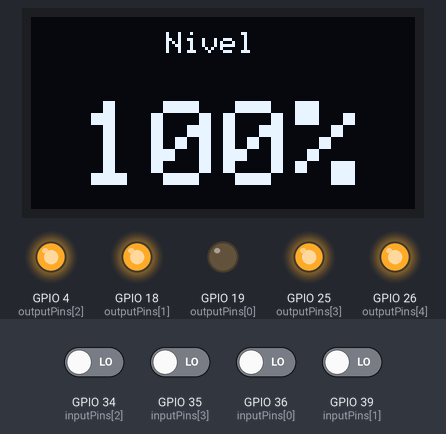
Simulated run of this program. Board: ESP32. Parts: 128×64 one-colour display, output pins drawn as LEDs (lit = HIGH). The test bench sets the inputs (shaded band); at power-on: GPIO 34 (inputPins[2]), GPIO 35 (inputPins[3]), GPIO 36 (inputPins[0]), GPIO 39 (inputPins[1]) LOW. What the program prints to the serial monitor is not drawn.

Above: at 7.2 s.
7.3 s: GPIO 35 (inputPins[3]) driven HIGH
At 8.5 s:
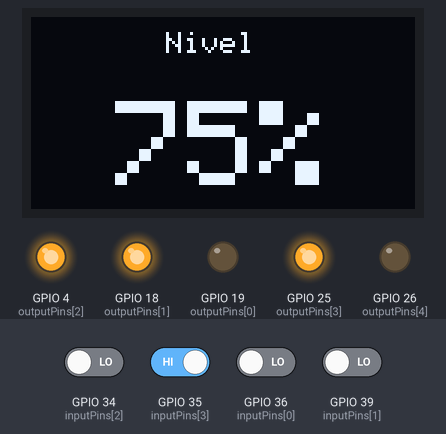
8.8 s: GPIO 36 (inputPins[0]) driven HIGH
At 9.4 s:
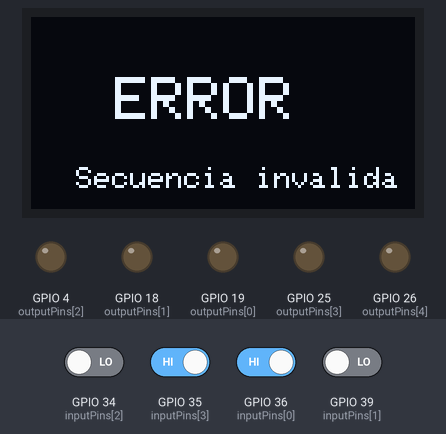
10.3 s: GPIO 36 (inputPins[0]) driven LOW
At 11.5 s:
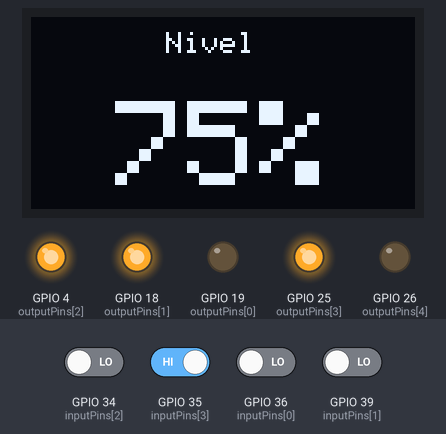
11.8 s: GPIO 34 (inputPins[2]) driven HIGH
At 12.4 s:
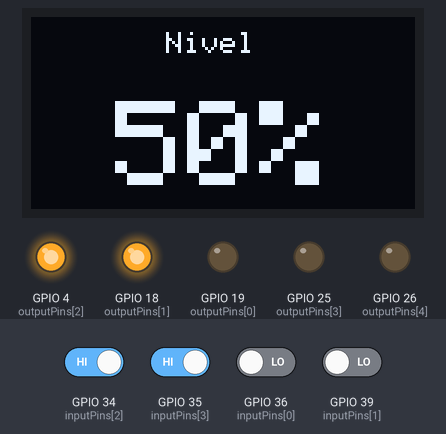
13.4 s: GPIO 39 (inputPins[1]) driven HIGH
At 14.5 s:
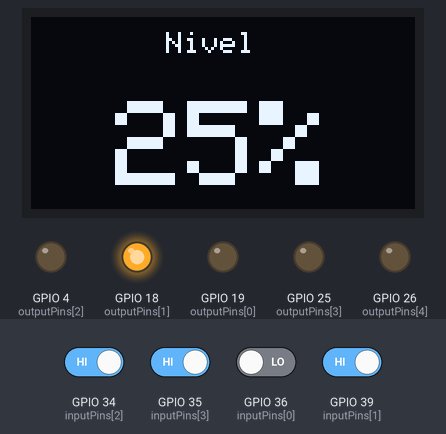
14.9 s: GPIO 36 (inputPins[0]) driven HIGH
At 15.5 s:
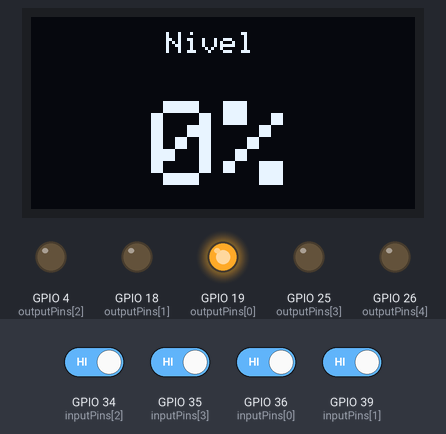
Timing chart, 0 to 17.4 s (numbered marks = the images above; inputs shaded):
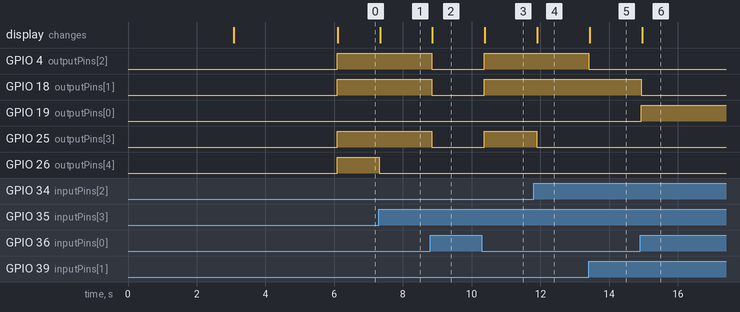

Measured:
- after the input at 7.3 s, GPIO 26 (outputPins[4]): HIGH → LOW at once; the display: changes at once (image 1)
- after the input at 8.8 s, GPIO 4 (outputPins[2]), GPIO 18 (outputPins[1]), GPIO 25 (outputPins[3]): HIGH → LOW at once; the display: changes after 0.06 s (image 2)
- after the input at 10.3 s, GPIO 4 (outputPins[2]), GPIO 18 (outputPins[1]), GPIO 25 (outputPins[3]): LOW → HIGH after 0.06 s; the display: changes after 0.09 s (image 3)
- after the input at 11.8 s, GPIO 25 (outputPins[3]): HIGH → LOW after 0.09 s; the display: changes after 0.11 s (image 4)
- after the input at 13.4 s, GPIO 4 (outputPins[2]): HIGH → LOW at once; the display: changes at once (image 5)
- after the input at 14.9 s, GPIO 18 (outputPins[1]): HIGH → LOW at once; GPIO 19 (outputPins[0]): LOW → HIGH at once; the display: changes after 0.07 s (image 6)

The program:

main.cpp
```cpp
#include <Arduino.h>
#include <Wire.h>
#include <Adafruit_GFX.h>
#include <Adafruit_SSD1306.h>
#include "image.h"

#define SCREEN_WIDTH 128
#define SCREEN_HEIGHT 64
#define OLED_RESET -1

Adafruit_SSD1306 display(SCREEN_WIDTH, SCREEN_HEIGHT, &Wire, OLED_RESET);

#define NUM_OUTPUTS 5
#define NUM_INPUTS 4

uint8_t outputPins[NUM_OUTPUTS] = {19, 18, 4, 25, 26};
uint8_t inputPins[NUM_INPUTS] = {36, 39, 34, 35};

uint8_t inputState[NUM_INPUTS];

typedef enum
{
  ALL_LOW,
  LEVEL_1,
  LEVEL_2,
  LEVEL_3,
  LEVEL_4,
  ERROR_STATE
} comparison_result_t;

comparison_result_t lastResult = ERROR_STATE;

void configurePins()
{
  for (int i = 0; i < NUM_INPUTS; i++)
  {
    pinMode(inputPins[i], INPUT); // si son 34–39
  }

  for (int i = 0; i < NUM_OUTPUTS; i++)
  {
    pinMode(outputPins[i], OUTPUT);
    digitalWrite(outputPins[i], LOW);
  }
}

void readInputs()
{
  for (int i = 0; i < NUM_INPUTS; i++)
  {
    inputState[i] = digitalRead(inputPins[i]);
  }
}

comparison_result_t compareInputs()
{
  bool s0 = (inputState[0] == LOW);
  bool s1 = (inputState[1] == LOW);
  bool s2 = (inputState[2] == LOW);
  bool s3 = (inputState[3] == LOW);

  if (!s0 && !s1 && !s2 && !s3)
    return ALL_LOW;

  if (s0 && !s1 && !s2 && !s3)
    return LEVEL_1;

  if (s0 && s1 && !s2 && !s3)
    return LEVEL_2;

  if (s0 && s1 && s2 && !s3)
    return LEVEL_3;

  if (s0 && s1 && s2 && s3)
    return LEVEL_4;

  return ERROR_STATE;
}

void setOutputs(uint8_t s1, uint8_t s2, uint8_t s3, uint8_t s4, uint8_t s5)
{
  uint8_t states[NUM_OUTPUTS] = {s1, s2, s3, s4, s5};

  for (int i = 0; i < NUM_OUTPUTS; i++)
  {
    digitalWrite(outputPins[i], states[i]);
  }
}
void titleProject()
{
  display.clearDisplay();

  display.setTextSize(2);
  display.setTextColor(SSD1306_WHITE);
  display.setCursor(32, 5);
  display.print("WATER");
  display.setTextSize(2);
  display.setTextColor(SSD1306_WHITE);
  display.setCursor(32, 25);
  display.print("LEVEL");

  display.setTextSize(2);
  display.setTextColor(SSD1306_WHITE);
  display.setCursor(2, 45);
  display.print("CONTROLLER");
  display.display();
}
void drawPercentage(uint8_t percent)
{
  display.clearDisplay();

  char buffer[6];
  sprintf(buffer, "%d%%", percent);

  // Título
  display.setTextSize(1);
  display.setTextColor(SSD1306_WHITE);
  display.setCursor(45, 5);
  display.print("Nivel");

  display.setTextSize(4);
  int16_t x1, y1;
  uint16_t w, h;
  display.getTextBounds(buffer, 0, 0, &x1, &y1, &w, &h);
  display.setCursor((SCREEN_WIDTH - w) / 2, 28);
  display.print(buffer);

  display.display();
}

void drawError()
{
  display.clearDisplay();

  display.setTextSize(2);
  display.setTextColor(SSD1306_WHITE);
  display.setCursor(28, 20);
  display.print("ERROR");

  display.setTextSize(1);
  display.setCursor(15, 50);
  display.print("Secuencia invalida");

  display.display();
}

void setup()
{
  Serial.begin(115200);
  for (int i = 0; i < NUM_INPUTS; i++)
  {
    inputState[i] = HIGH;
  }

  configurePins();
  if (!display.begin(SSD1306_SWITCHCAPVCC, 0x3C))
  {
    Serial.println("Error iniciando OLED");
    while (true)
      ;
  }

  display.clearDisplay();

  // Splash screen
  display.drawBitmap(0, 0, epd_bitmap_9109fc31_1267_4d6c_af11_5651855e302d, 128, 64, SSD1306_WHITE);
  display.display();

  delay(3000);
  titleProject();
  delay(3000);
  Serial.println("Sistema iniciado");
}

void loop()
{
  readInputs();
  comparison_result_t result = compareInputs();

  if (result != lastResult)
  {
    lastResult = result;

    switch (result)
    {
    case ALL_LOW:
      Serial.println("Nivel 0%");
      setOutputs(1, 0, 0, 0, 0);
      drawPercentage(0);
      break;

    case LEVEL_1:
      Serial.println("Nivel 25%");
      setOutputs(0, 1, 0, 0, 0);
      drawPercentage(25);
      break;

    case LEVEL_2:
      Serial.println("Nivel 50%");
      setOutputs(0, 1, 1, 0, 0);
      drawPercentage(50);
      break;

    case LEVEL_3:
      Serial.println("Nivel 75%");
      setOutputs(0, 1, 1, 1, 0);
      drawPercentage(75);
      break;

    case LEVEL_4:
      Serial.println("Nivel 100%");
      setOutputs(0, 1, 1, 1, 1);
      drawPercentage(100);
      break;

    case ERROR_STATE:
      Serial.println("ERROR DE SECUENCIA");
      setOutputs(0, 0, 0, 0, 0);
      drawError();
      break;
    }
  }

  delay(100);
}
```

Source omitted: image.h (data table, 6720 bytes)
